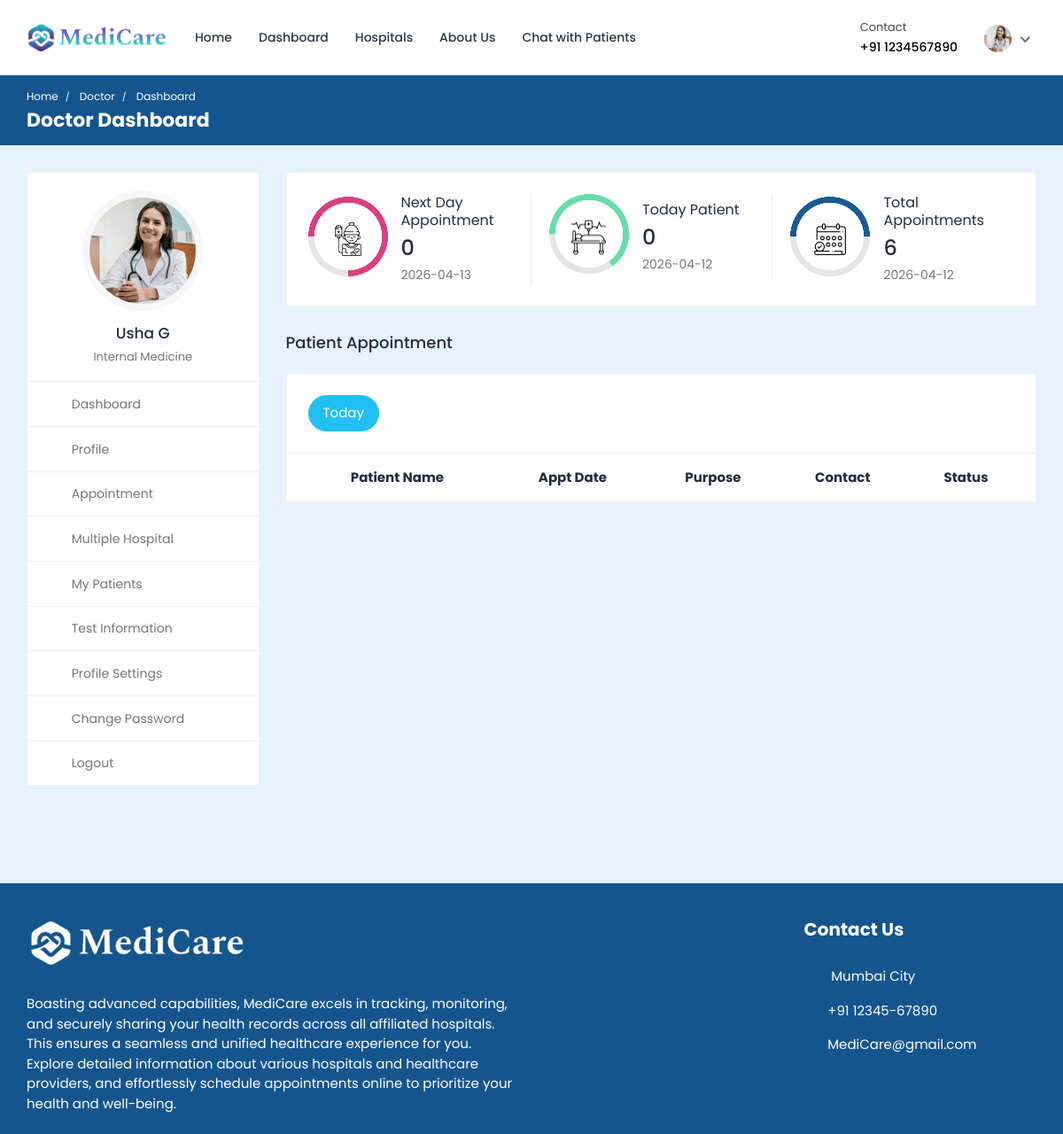
/doctor/doctor-dashboard/ (signed in), run on the app's committed database.
### doctor/models.py (models this page shows, shortened)
class Doctor_Information(models.Model):
    DOCTOR_TYPE = (
        ('Cardiologists', 'Cardiologists'),
        ('Neurologists', 'Neurologists'),
        ('Pediatricians', 'Pediatricians'),
        ('Physiatrists', 'Physiatrists'),
        ('Dermatologists', 'Dermatologists'),
    )
    doctor_id = models.AutoField(primary_key=True)
    user = models.OneToOneField(User, on_delete=models.CASCADE, null=True, blank=True, related_name='profile')
    name = models.CharField(max_length=200, null=True, blank=True)
    username = models.CharField(max_length=200, null=True, blank=True)
    gender = models.CharField(max_length=200, null=True, blank=True)
    description = models.TextField(max_length=1000, null=True, blank=True)
    department = models.CharField(max_length=200, choices=DOCTOR_TYPE, null=True, blank=True)
    department_name = models.ForeignKey(hospital_department, on_delete=models.SET_NULL, null=True, blank=True)
    specialization = models.ForeignKey(specialization, on_delete=models.SET_NULL, null=True, blank=True)
    featured_image = models.ImageField(upload_to='doctors/', default='doctors/user-default.png', null=True, blank=True)
    certificate_image = models.ImageField(upload_to='doctors_certificate/', default='doctors_certificate/default.png', null=True, blank=True)
    email = models.EmailField(max_length=200, null=True, blank=True)
    phone_number = models.CharField(max_length=200, null=True, blank=True)
    nid = models.CharField(max_length=200, null=True, blank=True)
    visiting_hour = models.CharField(max_length=200, null=True, blank=True)
    consultation_fee = models.IntegerField(null=True, blank=True)
    report_fee = models.IntegerField(null=True, blank=True)
    dob = models.CharField(max_length=200, null=True, blank=True)
    institute = models.CharField(max_length=200, null=True, blank=True)
    degree = models.CharField(max_length=200, null=True, blank=True)
    completion_year = models.CharField(max_length=200, null=True, blank=True)
    work_place = models.CharField(max_length=200, null=True, blank=True)
    designation = models.CharField(max_length=200, null=True, blank=True)
    start_year = models.CharField(max_length=200, null=True, blank=True)
    end_year = models.CharField(max_length=200, null=True, blank=True)
    register_status =  models.CharField(max_length=200, null=True, blank=True)
    hospital_name = models.ForeignKey(Hospital_Information, on_delete=models.SET_NULL, null=True, blank=True)

### hospital_admin/models.py (models this page shows, shortened)
class specialization(models.Model):
    specialization_id = models.AutoField(primary_key=True)
    specialization_name = models.CharField(max_length=200, null=True, blank=True)
    hospital = models.ForeignKey(Hospital_Information, on_delete=models.CASCADE, null=True, blank=True)

### doctor/views.py (the view)
# urls.py: path('doctor-dashboard/',views.doctor_dashboard, name='doctor-dashboard'),
@csrf_exempt
@login_required(login_url="doctor-login")
@cache_control(no_cache=True, must_revalidate=True, no_store=True)
def doctor_dashboard(request):
        if request.user.is_authenticated:
            if request.user.is_doctor:
                doctor = Doctor_Information.objects.get(user=request.user)
                current_date = datetime.date.today()
                current_date_str = str(current_date)
                today_appointments = Appointment.objects.filter(date=current_date_str).filter(doctor=doctor).filter(appointment_status='confirmed')
                next_date = current_date + datetime.timedelta(days=1) # next days date
                next_date_str = str(next_date)
                next_days_appointment = Appointment.objects.filter(date=next_date_str).filter(doctor=doctor).filter(Q(appointment_status='pending') | Q(appointment_status='confirmed')).count()
                today_patient_count = Appointment.objects.filter(date=current_date_str).filter(doctor=doctor).annotate(count=Count('patient'))
                total_appointments_count = Appointment.objects.filter(doctor=doctor).annotate(count=Count('id'))
            else:
                return redirect('doctor-logout')
            context = {'doctor': doctor, 'today_appointments': today_appointments, 'today_patient_count': today_patient_count, 'total_appointments_count': total_appointments_count, 'next_days_appointment': next_days_appointment, 'current_date': current_date_str, 'next_date': next_date_str}
            return render(request, 'doctor-dashboard.html', context)
        else:
            return redirect('doctor-login')

### templates/doctor-dashboard.html (shortened to what this page needs)
{% load static %}
<!DOCTYPE html>
<html lang="en">
<head>
  <link rel="stylesheet" href="{% static 'HealthStack-System/css/Normal/bootstrap.min.css' %}" />
  <link rel="stylesheet" href="{% static 'HealthStack-System/plugins/Normal/fontawesome/css/fontawesome.min.css' %}" />
  <link rel="stylesheet" href="{% static 'HealthStack-System/plugins/Normal/fontawesome/css/all.min.css' %}" />
  <link rel="stylesheet" href="{% static 'HealthStack-System/css/Normal/style.css' %}" />
</head>
<body>
  {% if user.is_authenticated %}
  <div class="main-wrapper">
    <header class="header">{% include 'doctor-navbar.html' %}</header>
    <div class="breadcrumb-bar">
      <div class="container-fluid">
        <div class="row align-items-center">
          <div class="col-md-12 col-12">
            <nav aria-label="breadcrumb" class="page-breadcrumb">
              <ol class="breadcrumb">
                <li class="breadcrumb-item">
                  <a href="{% url 'hospital_home'%}">Home</a>
                </li>
                <li class="breadcrumb-item active" aria-current="page">
                  Doctor
                </li>
                <li class="breadcrumb-item active" aria-current="page">
                  Dashboard
                </li>
              </ol>
            </nav>
            <h2 class="breadcrumb-title">Doctor Dashboard</h2>{% include 'message.html' %}
          </div>
        </div>
      </div>
    </div>
    <div class="content">
      <div class="container-fluid">
        <div class="row">
          <div class="col-md-5 col-lg-4 col-xl-3 theiaStickySidebar">
            <div>{% include 'doctor-sidebar.html' %}</div>
          </div>
          <div class="col-md-7 col-lg-8 col-xl-9">
            <div class="row">
              <div class="col-md-12">
                <div class="card dash-card">
                  <div class="card-body">
                    <div class="row">
                      <div class="col-md-12 col-lg-4">
                        <div class="dash-widget dct-border-rht">
                          <div class="circle-bar circle-bar1">
                            <div class="circle-graph1" data-percent="75">
                              <img src="{% static 'HealthStack-System/images/Normal/icon-01.png' %}" class="img-fluid"
                                alt="patient" />
                            </div>
                          </div>
                          <div class="dash-widget-info">
                            <h6>Next Day Appointment</h6>
                            <h3>{{next_days_appointment}}</h3>
                            <p class="text-muted">{{next_date}}</p>
                          </div>
                        </div>
                      </div>
                      <div class="col-md-12 col-lg-4">
                        <div class="dash-widget dct-border-rht">
                          <div class="circle-bar circle-bar2">
                            <div class="circle-graph2" data-percent="65">
                              <img src="{% static 'HealthStack-System/images/Normal/icon-02.png' %}" class="img-fluid"
                                alt="Patient" />
                            </div>
                          </div>
                          <div class="dash-widget-info">
                            <h6>Today Patient</h6>
                            <h3>{{today_patient_count.count}}</h3>
                            <p class="text-muted">{{current_date}}</p>
                          </div>
                        </div>
                      </div>
                      <div class="col-md-12 col-lg-4">
                        <div class="dash-widget">
                          <div class="circle-bar circle-bar3">
                            <div class="circle-graph3" data-percent="50">
                              <img src="{% static 'HealthStack-System/images/Normal/icon-03.png' %}" class="img-fluid"
                                alt="Patient" />
                            </div>
                          </div>
                          <div class="dash-widget-info">
                            <h6>Total Appointments</h6>
                            <h3>{{total_appointments_count.count}}</h3>
                            <p class="text-muted">{{current_date}}</p>
                          </div>
                        </div>
                      </div>
                    </div>
                  </div>
                </div>
              </div>
            </div>
            <div class="row">
              <div class="col-md-12">
                <h4 class="mb-4">Patient Appointment</h4>
                <div class="appointment-tab">
                  <ul class="nav nav-tabs nav-tabs-solid nav-tabs-rounded">
                    <li class="nav-item">
                      <a class="nav-link active" href="#today-appointments" data-toggle="tab">Today</a>
                    </li>
                  </ul>
                    <div class="tab-pane" id="today-appointments">
                      <div class="card card-table mb-0">
                        <div class="card-body">
                          <div class="table-responsive">
                            <table class="table table-hover text-center table-center mb-0">
                              <thead>
                                <tr>
                                  <th>Patient Name</th>
                                  <th>Appt Date</th>
                                  <th>Purpose</th>
                                  <th>Contact</th>
                                  <th>Status</th>
                                </tr>
                              </thead>
                            </table>
                          </div>
                        </div>
                      </div>
                    </div>
                  </div>
                </div>
              </div>
            </div>
          </div>
        </div>
      </div>
    </div>
    {% include 'footer.html' %}
  {% else %}
  <p> You are not logged in </p>
  {% endif %}
</body>
</html>

### templates/doctor-navbar.html (shortened to what this page needs)
{% load static %}
<nav class="navbar navbar-expand-lg header-nav">
  <div class="navbar-header">
    <a href="{% url 'hospital_home'%}" class="navbar-brand logo">
      <img src="{% static 'HealthStack-System/images/Normal/logo1.png' %}" class="img-fluid" alt="Logo" />
    </a>
  </div>
  <div class="main-menu-wrapper">
    <ul class="main-nav">
      <li>
        <a href="{% url 'hospital_home'%}">Home</a>
      </li>
      <li>
        <a href="{% url 'doctor-dashboard'%}">Dashboard</a>
      </li>
      <li>
        <a href="{% url 'multiple-hospital' %}" style="text-decoration: none;">Hospitals</a>
      </li>
      <li>
        <a href="{% url 'about-us'%}">About Us</a>
      </li>
      <li>
        <a href="{% url 'chat-home' pk=user.id %}">Chat with Patients</a>
      </li>
    </ul>
  </div>
  <ul class="nav header-navbar-rht">
    <li class="nav-item contact-item">
      <div class="header-contact-img">
        <i class="far fa-hospital"></i>
      </div>
      <div class="header-contact-detail">
        <p class="contact-header">Contact</p>
        <p class="contact-info-header">+91 {{doctor.phone_number}}</p>
      </div>
    </li>
    <li class="nav-item dropdown has-arrow logged-item">
      <a href="#" class="dropdown-toggle nav-link" data-toggle="dropdown">
        <span class="user-img">
          <img class="rounded-circle" src="{{ doctor.featured_image.url }}" width="31" alt="Darren Elder" />
        </span>
      </a>
    </li>
  </ul>
</nav>

### templates/doctor-sidebar.html
{% load static %}
<div class="profile-sidebar">
  <div class="widget-profile pro-widget-content">
    <div class="profile-info-widget">
      <a href="#" class="booking-doc-img">
        <img src="{{ doctor.featured_image.url }}" alt="User Image" />
      </a>
      <div class="profile-det-info">
        <h3>{{ doctor.name }}</h3>
        <div class="patient-details">
          <h5 class="mb-0">{{doctor.specialization.specialization_name}}</h5>
        </div>
      </div>
    </div>
  </div>
  <div class="dashboard-widget">
    <nav class="dashboard-menu sidebar">
      <ul>
        <li>
          <a href="{% url 'doctor-dashboard' %}">
            <i class="fas fa-columns"></i>
            <span>Dashboard</span>
          </a>
        </li>
        <li>
          <a href="{% url 'doctor-profile' pk=doctor.doctor_id %}">
            <i class="fas fa-user"></i>
            <span>Profile</span>
          </a>
        </li>
        <li>
          <a href="{% url 'appointments'%}">
            <i class="fas fa-user-circle"></i>
            <span>Appointment</span>
          </a>
        </li>
        <li>
          <a href="{% url 'multiple-hospital' %}">
            <i class="fas fa-hospital"></i>
            <span>Multiple Hospital</span>
          </a>
        </li>
        <li>
          <a href="{% url 'my-patients' %}">
            <i class="fas fa-user-injured"></i>
            <span>My Patients</span>
          </a>
        </li>
        <li>
          <a href="{% url 'doctor-test-list'%}">
            <i class="fas fa-hourglass-start"></i>
            <span>Test Information</span>
          </a>
        </li>
        <li>
          <a href="{% url 'doctor-profile-settings' %}">
            <i class="fas fa-user-cog"></i>
            <span>Profile Settings</span>
          </a>
        </li>
        <li>
          <a href="{% url 'doctor-change-password' pk=user.id%}">
            <i class="fas fa-lock"></i>
            <span>Change Password</span>
          </a>
        </li>
        <li>
          <a href="{% url 'doctor-logout'%}">
            <i class="fas fa-sign-out-alt"></i>
            <span>Logout</span>
          </a>
        </li>
      </ul>
    </nav>
  </div>
</div>

### data on the page
Doctor_Information: phone_number "1234567890", featured_image (picture), name "Usha G", specialization.specialization_name "Internal Medicine"

### other printed values
{{ next_days_appointment }} "0"
{{ next_date }} "2026-04-13"
{{ today_patient_count.count }} "0"
{{ current_date }} "2026-04-12"
{{ total_appointments_count.count }} "6"
